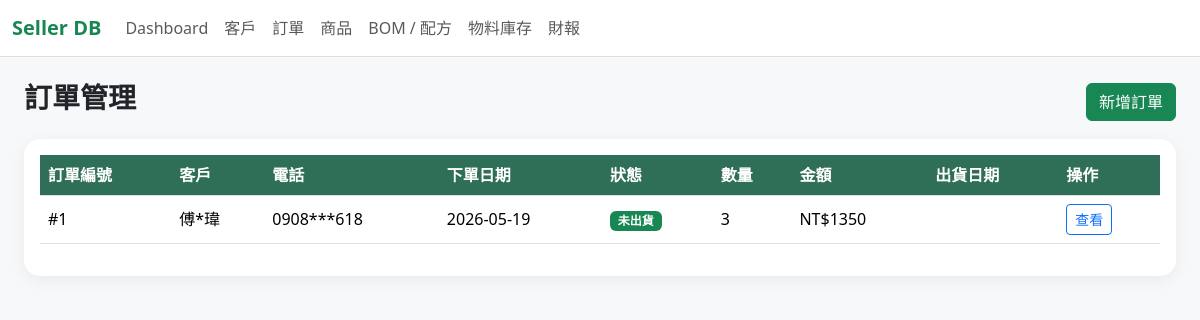
The page /orders on the database as committed earlier.
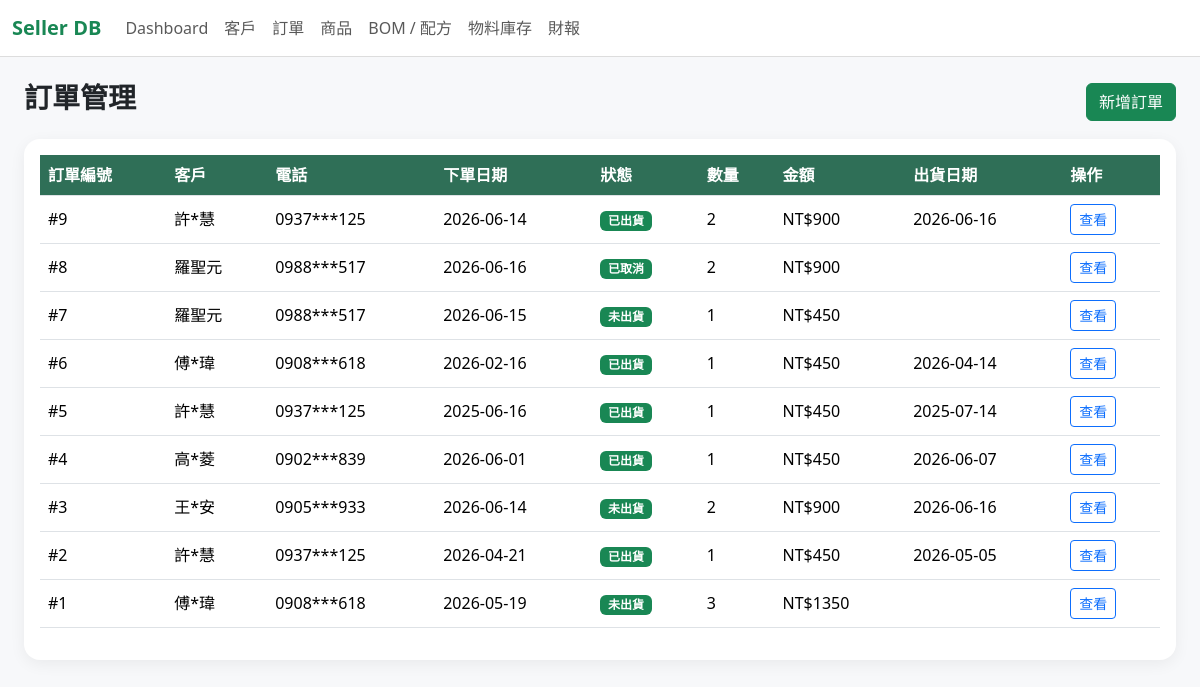
The same page on the database as committed later.
### tables this page shows
CREATE TABLE "ORDER" (oID TEXT PRIMARY KEY UNIQUE, phone_number TEXT (10) REFERENCES CUSTOMER (phone_number) ON DELETE RESTRICT ON UPDATE CASCADE CHECK (length("phone_number") = 10 AND "phone_number" NOT GLOB '*[^0-9]*'), order_time TEXT CHECK (length(order_time) = 10 AND order_time LIKE '____-__-__'), state TEXT CHECK (state IN ('未出貨', '已出貨', '已取消')), total_amount INTEGER, price NUMERIC, ship_time TEXT CHECK ((length(ship_time) = 10 AND ship_time LIKE '____-__-__') OR ship_time IS NULL OR ship_time = ''));

CREATE TABLE CUSTOMER (phone_number TEXT (10) PRIMARY KEY UNIQUE CHECK (length("phone_number") = 10 AND "phone_number" NOT GLOB '*[^0-9]*'), name TEXT, gender TEXT CHECK (gender IN ('男', '女', '其他')), age INTEGER, platform TEXT, area TEXT);

### app.py (the view)
@app.route("/orders")
def orders():
    db = get_db()
    rows = db.execute('''
        SELECT o.*, c.name
        FROM "ORDER" o
        JOIN CUSTOMER c ON c.phone_number = o.phone_number
        ORDER BY CAST(o.oID AS INTEGER) DESC, o.oID DESC
    ''').fetchall()
    return render_template("orders.html", orders=rows)

### app.py (called while the page is built)
def get_db():
    if "db" not in g:
        g.db = sqlite3.connect(DB_PATH, timeout=10.0)
        g.db.row_factory = sqlite3.Row
        g.db.execute("PRAGMA foreign_keys = ON")
        g.db.execute("PRAGMA journal_mode = WAL")
        g.db.execute("PRAGMA synchronous = NORMAL")
    return g.db

@app.template_filter("mask_phone")
def mask_phone(phone):
    phone = str(phone or "")
    if len(phone) == 10 and phone.isdigit():
        return phone[:4] + "***" + phone[-3:]
    return phone

### templates/orders.html
{% extends "base.html" %}
{% block content %}
<div class="d-flex justify-content-between align-items-center mb-3">
    <h3 class="fw-bold">訂單管理</h3>
    <a class="btn btn-success" href="{{ url_for('order_new') }}">新增訂單</a>
</div>
<div class="card p-3">
    <div class="table-responsive">
        <table class="table table-hover align-middle">
            <thead>
            <tr>
                <th>訂單編號</th>
                <th>客戶</th>
                <th>電話</th>
                <th>下單日期</th>
                <th>狀態</th>
                <th>數量</th>
                <th>金額</th>
                <th>出貨日期</th>
                <th>操作</th>
            </tr>
            </thead>
            <tbody>
            {% for o in orders %}
            <tr>
                <td>#{{ o.oID }}</td>
                <td>{{ o.name }}</td>
                <td>{{ o.phone_number|mask_phone }}</td>
                <td>{{ o.order_time }}</td>
                <td><span class="badge text-bg-success">{{ o.state }}</span></td>
                <td>{{ o.total_amount }}</td>
                <td>NT${{ o.price }}</td>
                <td>{{ o.ship_time }}</td>
                <td>
                    <a class="btn btn-sm btn-outline-primary" href="{{ url_for('order_detail', oID=o.oID) }}">查看</a>
                </td>
            </tr>
            {% else %}
            <tr><td colspan="9" class="text-center text-muted">沒有資料</td></tr>
            {% endfor %}
            </tbody>
        </table>
    </div>
</div>
{% endblock %}

Rows that differ between the two databases and show on the page:
added ORDER: oID "9", name "許*慧", phone_number|mask_phone "0937***125", order_time "2026-06-14", state "已出貨", total_amount "2", price "900", ship_time "2026-06-16"
added ORDER: oID "8", name "羅聖元", phone_number|mask_phone "0988***517", order_time "2026-06-16", state "已取消", total_amount "2", price "900"
added ORDER: oID "7", name "羅聖元", phone_number|mask_phone "0988***517", order_time "2026-06-15", state "未出貨", total_amount "1", price "450"
added ORDER: oID "6", name "傅*瑋", phone_number|mask_phone "0908***618", order_time "2026-02-16", state "已出貨", total_amount "1", price "450", ship_time "2026-04-14"
added ORDER: oID "5", name "許*慧", phone_number|mask_phone "0937***125", order_time "2025-06-16", state "已出貨", total_amount "1", price "450", ship_time "2025-07-14"
added ORDER: oID "4", name "高*菱", phone_number|mask_phone "0902***839", order_time "2026-06-01", state "已出貨", total_amount "1", price "450", ship_time "2026-06-07"
added ORDER: oID "3", name "王*安", phone_number|mask_phone "0905***933", order_time "2026-06-14", state "未出貨", total_amount "2", price "900", ship_time "2026-06-16"
added ORDER: oID "2", name "許*慧", phone_number|mask_phone "0937***125", order_time "2026-04-21", state "已出貨", total_amount "1", price "450", ship_time "2026-05-05"
